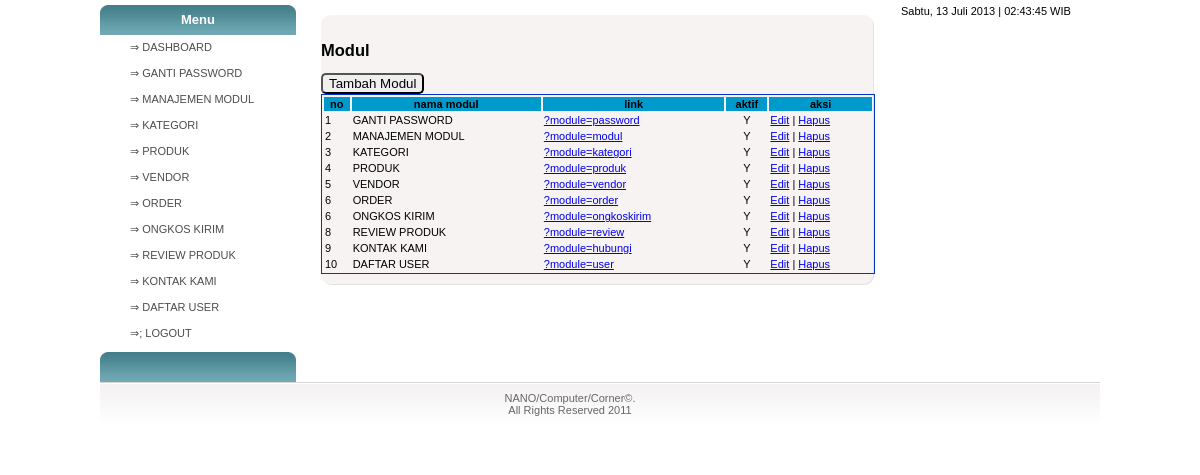
The page /admin/media.php?module=modul (signed in) on the database its author committed.
### tables this page shows
CREATE TABLE IF NOT EXISTS `modul` (
  `id_modul` int(5) NOT NULL AUTO_INCREMENT,
  `nama_modul` varchar(50) NOT NULL,
  `link` varchar(100) NOT NULL,
  `status` enum('user','admin') NOT NULL,
  `aktif` enum('Y','N') NOT NULL,
  `urutan` int(5) NOT NULL,
  PRIMARY KEY (`id_modul`)
);

### config/library.php (called while the page is built, shortened)
<?php
$seminggu = array("Minggu","Senin","Selasa","Rabu","Kamis","Jumat","Sabtu");
$hari = date("w");
$hari_ini = $seminggu[$hari];
?>

### config/fungsi_indotgl.php (called while the page is built, shortened)
<?php
	function tgl_indo($tgl){
			$tanggal = substr($tgl,8,2);
			$bulan = getBulan(substr($tgl,5,2));
			$tahun = substr($tgl,0,4);
			return $tanggal.' '.$bulan.' '.$tahun;
	}
	function getBulan($bln){
				switch ($bln){
					case 7:
						return "Juli";
						break;
				}
			}
?>

### admin/modul/mod_modul/modul.php (the view, shortened to what this page needs)
<?php
$aksi="modul/mod_modul/aksi_modul.php";
switch($_GET['act']){
  default:
    echo "<h2>Modul</h2>
          <input type=button value='Tambah Modul' onclick=\"window.location.href='?module=modul&act=tambahmodul';\">
          <table id='list'>
          <tr><th>no</th><th>nama modul</th><th>link</th><th>aktif</th><th>aksi</th></tr>";
    $tampil=mysql_query("SELECT * FROM modul ORDER BY urutan");
    while ($r=mysql_fetch_array($tampil)){
      echo "<tr><td>$r[urutan]</td>
            <td>$r[nama_modul]</td>
            <td><a href=$r[link]>$r[link]</a></td>
            <td align=center>$r[aktif]</td>
            <td><a href=?module=modul&act=editmodul&id=$r[id_modul]>Edit</a> |
	              <a onclick=\"return confirmSubmit('$r[nama_modul]')\" href=$aksi?module=modul&act=hapus&id=$r[id_modul]>Hapus</a>
            </td></tr>";
    }
    echo "</table>";
    break;
}
?>

### admin/media.php (shortened to what this page needs)
<?php
if (empty($_SESSION['username']) AND empty($_SESSION['passuser'])){
  echo "<link href='css/style.css' rel='stylesheet' type='text/css'>
 <center>Untuk mengakses modul, Anda harus ";
  echo "<a href=index.php><b>LOGIN</b></a></center><br><META HTTP-EQUIV='Refresh' CONTENT='3; URL=index.php'>";
}
else{
?>
<!DOCTYPE html PUBLIC "-//W3C//DTD XHTML 1.0 Transitional//EN" "http://www.w3.org/TR/xhtml1/DTD/xhtml1-transitional.dtd">
<html xmlns="http://www.w3.org/1999/xhtml">
<head>
	<link rel="stylesheet" type="text/css" href="../css/style.css" />
</head>
<body>
<div id="main_container">
	<div id="main_content">
    	<div class="left_content">
    		<div class="title_box">Menu</div>
   				<ul class="left_menu_admin">
        		<li class="odd"><a href="?module=home">&rArr; DASHBOARD </a></li>
        		<?php include "menu.php"; ?>
        		<li class="odd"><a href="logout.php">&rArr;; LOGOUT</a></li>
        		</ul>
     		<div class="title_box"></div>
   		</div>
   		<div class="center_content">
     		<div class="prod_box_big">
   	    		<div class="top_prod_box_big"></div>
            	<div class="center_admin">
            	<?php include "content.php"; ?>
            	</div>
            	<div class="bottom_prod_box_big"></div>
     		</div>
      	</div>
        <div class="right_content">
			<?php
	echo"$hari_ini, ";
  echo tgl_indo(date("Y m d"));
  echo " | ";
  echo date("H:i:s");
  echo " WIB"; ?>
  		</div>
	</div>
   	<div class="footer">
   		<div class="left_footer"></div>
    	<div class="center_footer">
        NANO/Computer/Corner&copy;.<br /> All Rights Reserved 2011
        </div>
	</div>
	</div>
</body>
</html>
<?php
}
?>

### admin/menu.php (shortened to what this page needs)
<?php
if ($_SESSION['leveluser']=='admin'){
  $sql=mysql_query("select * from modul where aktif='Y' order by urutan");
}
else{
  $sql=mysql_query("select * from modul where status='user' and aktif='Y' order by urutan");
}
while ($m=mysql_fetch_array($sql)){
  echo "<li class='odd'><a href='$m[link]'>&rArr; $m[nama_modul] </a></li>";
}
?>

### admin/content.php (shortened to what this page needs)
<?php
include "../config/library.php";
include "../config/fungsi_indotgl.php";
if ($_GET['module']=='home'){
  echo "<div class='top_admin_box'><h2>Selamat Datang</h2></div>
          <p>Hai <b>$_SESSION[namalengkap]</b>, selamat datang di halaman Administrator.<br> Silahkan klik menu pilihan yang berada
          di sebelah kiri untuk mengelola content website. </p>
          <p>&nbsp;</p><p>&nbsp;</p><p>&nbsp;</p><p>&nbsp;</p><p>&nbsp;</p><p>&nbsp;</p><p>&nbsp;</p><p>&nbsp;</p>";
}
elseif ($_GET['module']=='modul'){
  include "modul/mod_modul/modul.php";
}
elseif ($_GET['module']=='kategori'){
  include "modul/mod_kategori/kategori.php";
}
elseif ($_GET['module']=='vendor'){
  include "modul/mod_vendor/vendor.php";
}
elseif ($_GET['module']=='produk'){
  include "modul/mod_produk/produk.php";
}
elseif ($_GET['module']=='order'){
  include "modul/mod_order/order.php";
}
elseif ($_GET['module']=='hubungi'){
  include "modul/mod_hubungi/hubungi.php";
}
elseif ($_GET['module']=='ongkoskirim'){
  include "modul/mod_ongkoskirim/ongkoskirim.php";
}
elseif ($_GET['module']=='password'){
  include "modul/mod_password/password.php";
}
elseif ($_GET['module']=='review'){
  include "modul/mod_review/review.php";
}
else{
  echo "<p><b>MODUL BELUM ADA ATAU BELUM LENGKAP</b></p>";
}
?>

### css/style.css (style rules this page uses)
body { padding:0; font-family:Arial, Helvetica, sans-serif; font-size:11px; margin:0px auto auto auto; color:#000; }
#main_container { width:1000px; height:auto; margin:auto; padding:0px; }
#main_content { clear:both; }
input { -webkit-border-radius: 5px; -moz-border-radius: 5px; border-radius: 5px; }
.left_content { width:196px; float:left; }
.title_box { width:196px; height:30px; margin:5px 0 0 0; background:url(images/menu_title_bg.gif) no-repeat center; text-align:center; font-size:13px; font-weight:bold; color:#fff; line-height:30px; }
ul.left_menu_admin { width:196px; padding:0px; margin:0px; list-style:none; }
ul.left_menu_admin li.odd a { width:166px;height:25px;display:block;background-position:5px 5px;border-bottom:1px #FFFFFF solid; text-decoration:none;color:#504b4b;padding:0 0 0 30px; line-height:25px; }
.center_content { width:585px; float:left; padding:5px 10px; }
.right_content { width:196px; float:left; padding:5px 0 0 0; }
.prod_box_big { width:554px; height:auto; float:left; padding:10px 10px 10px 15px; }
.top_prod_box_big { width:554px;height:12px;background:url(images/details_box_top.gif) no-repeat center bottom;float:left; padding:0px; margin:0px; }
.bottom_prod_box_big { width:554px;height:12px;background:url(images/details_box_bottom.gif) no-repeat center top;float:left;padding:0px; margin:0px; }
.center_admin { width:554px;height: auto;background:url(images/details_box_center.gif) repeat-y;float:left; padding:0px; margin:0px; }
.footer { width:1000px; clear:both; height:65px; background:url(images/footer_bg.gif) repeat-x top; }
.left_footer { float:left; width:300px; padding:5px 0 0 10px; }
.center_footer { float:left; width:200px; text-align:center; color:#666666; padding:10px 0 0 60px; }

### admin/content.php (style rules this page uses)
#list { width:inherit; border: 1px #03C solid; }
#list th { background:#09C; }

### rows shown on the page
modul: nama_modul "GANTI PASSWORD", urutan "1", link "?module=password", aktif "Y"
modul: nama_modul "MANAJEMEN MODUL", urutan "2", link "?module=modul", aktif "Y"
modul: nama_modul "KATEGORI", urutan "3", link "?module=kategori", aktif "Y"
modul: nama_modul "PRODUK", urutan "4", link "?module=produk", aktif "Y"
modul: nama_modul "VENDOR", urutan "5", link "?module=vendor", aktif "Y"
modul: nama_modul "ORDER", urutan "6", link "?module=order", aktif "Y"
modul: nama_modul "ONGKOS KIRIM", urutan "6", link "?module=ongkoskirim", aktif "Y"
modul: nama_modul "REVIEW PRODUK", urutan "8", link "?module=review", aktif "Y"
modul: nama_modul "KONTAK KAMI", urutan "9", link "?module=hubungi", aktif "Y"
modul: nama_modul "DAFTAR USER", urutan "10", link "?module=user", aktif "Y"

### other values the page prints
$hari_ini "Sabtu"
